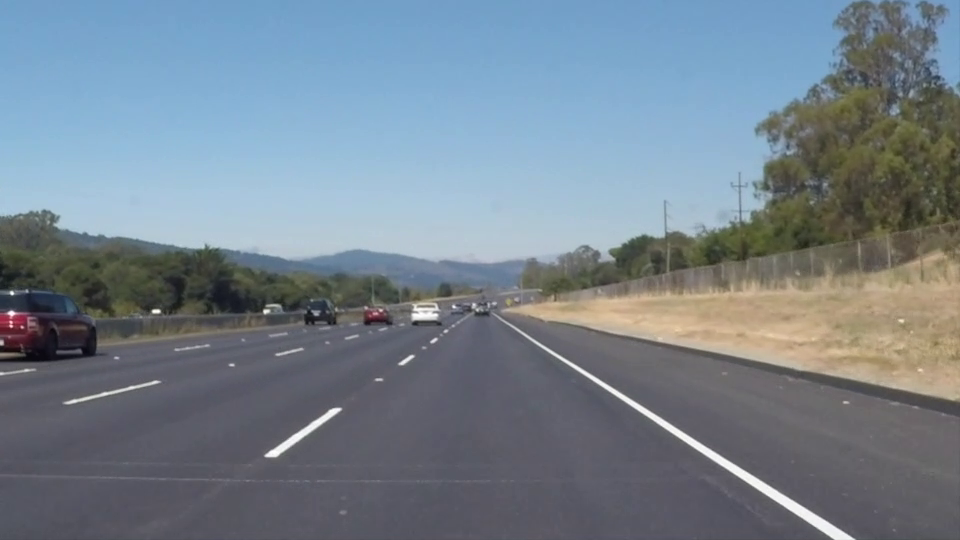
#> input picture frame 22 of project/lane_detection/solidWhiteRight.mp4, 960 x 540 px, given in place of the camera
$ python ssim_add_grayscaled_ROI_sink_pixelnumbers.py   (older library calls are emulated)
#> lines starting #> are read from the running program, lines starting #| are printed output that depends on the picture; after the words box and inside, x2 and y2 are one past the last pixel; in counts of white or black regions, pixels touching at a corner belong together; long printed decimals are rounded

# import the necessary packages
from skimage.measure import compare_ssim
import argparse
import imutils
import cv2
import numpy as np
import socket
'''

def doCanny(input, lowThresh, highThresh, aperture):
    if input.nChannels != 1:
            return(0)
    out = cv.CreateImage((input.width, input.height), input.depth, 1)
    cv.Canny(input, out, lowThresh, highThresh, aperture)
    return out

def doPyrDown(input):
    assert(input.width !=0 and input.height !=0)
    out = cv.CreateImage((input.width/2, input.height/2), input.depth, input.nChannels)
    cv.PyrDown(input, out)
    return out

'''
def im_trim1(img): #함수로 만든다
    x = 100; y = 100; #자르고 싶은 지점의 x좌표와 y좌표 지정
    w = 200; h = 200; #x로부터 width, y로부터 height를 지정
    img_trim1 = img[y:y+h, x:x+w] #trim한 결과를 img_trim에 담는다
    #cv2.imwrite('org_trim.jpg',img_trim) #org_trim.jpg 라는 이름으로 저장
    return img_trim1 #필요에 따라 결과물을 리턴

def im_trim2(img): #함수로 만든다
    x = 70; y = 185; #자르고 싶은 지점의 x좌표와 y좌표 지정
    w = 200; h = 200; #x로부터 width, y로부터 height를 지정
    img_trim2 = img[y:y+h, x:x+w] #trim한 결과를 img_trim에 담는다
    #cv2.imwrite('org_trim.jpg',img_trim) #org_trim.jpg 라는 이름으로 저장
    return img_trim2 #필요에 따라 결과물을 리턴


def grayscale(img): # 흑백 이미지로 변환
    return cv2.cvtColor(img, cv2.COLOR_RGB2GRAY)


video_caputre_1 = cv2.VideoCapture(0) # 외장형 USB 웹캠1
video_caputre_2 = cv2.VideoCapture(1) # 외장형 USB 웹캠2

while True:
    ret1, frame1 = video_caputre_1.read()
#> frame1 is the input picture: shape (540, 960, 3); mean B, G, R 141.9, 130.7, 117.7
    ret2, frame2 = video_caputre_2.read()


   # [10 lines of commented-out code are left out]


    if(ret1 and ret2):

        (h, w) = frame1.shape[:2]
#> h = 540; w = 960
        (h, w) = frame2.shape[:2]

        center = (w/3 , h/1.5)
#> center = (320, 360)

        angle90 = 90
        angle180 = 180
        angle270 = 270
        scale = 1.0
        M = cv2.getRotationMatrix2D(center, angle90, scale)
        rotated901 = cv2.warpAffine(frame1, M, (h, w))
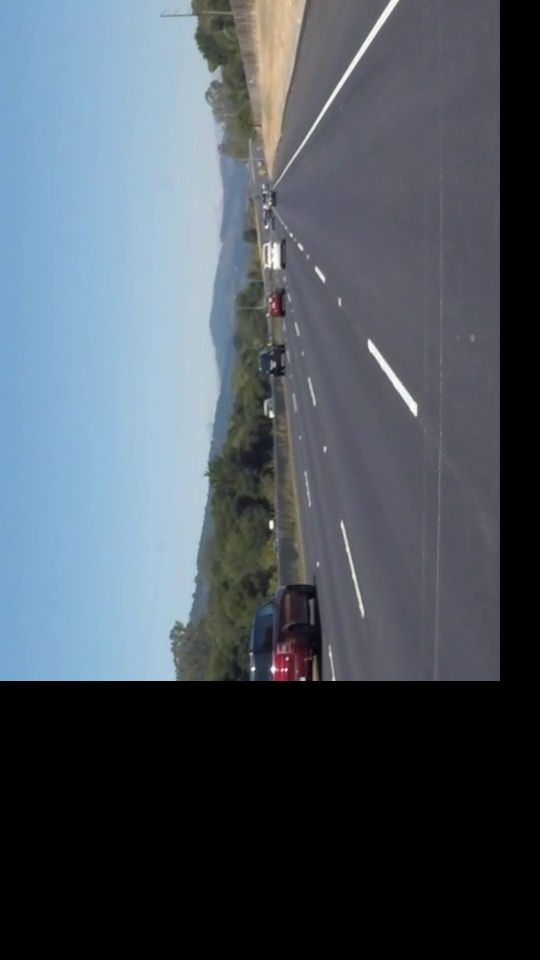
#> rotated901: shape (960, 540, 3); mean B, G, R 96.4, 86.6, 76.9
        M = cv2.getRotationMatrix2D(center, angle90, scale)
        rotated902 = cv2.warpAffine(frame2, M, (h, w))

        grayA = cv2.cvtColor(rotated901, cv2.COLOR_BGR2GRAY)
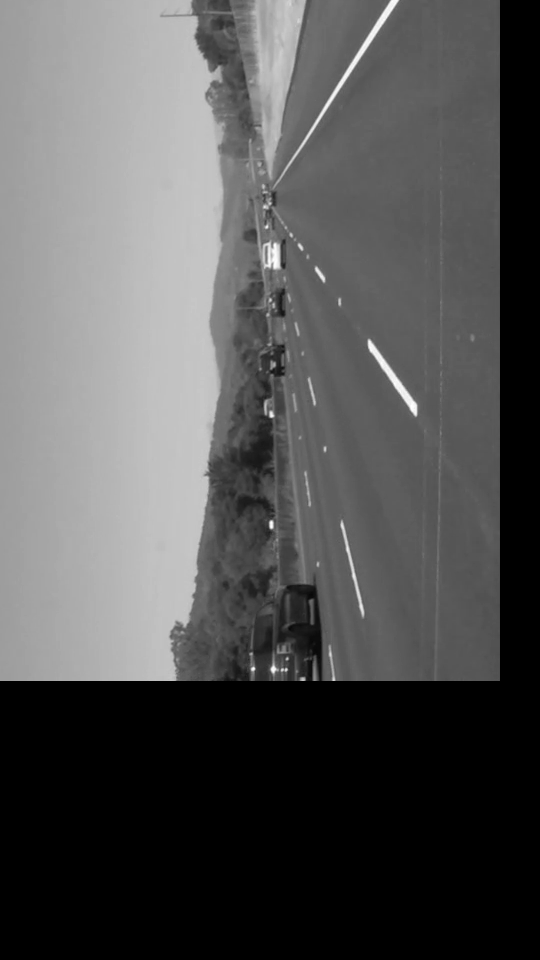
#> grayA: shape (960, 540); min 0, max 255, mean 84.8
        grayB = cv2.cvtColor(rotated902, cv2.COLOR_BGR2GRAY)


        asd= im_trim1(grayA)#trim_image 변수에 결과물을 넣는다
#> in im_trim1, `img_trim1 = img[y:y+h, x:x+w]`:
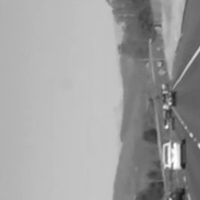
#> img_trim1: shape (200, 200); min 22, max 255, mean 159.8
        qwe= im_trim2(grayB)
#> in im_trim2, `img_trim2 = img[y:y+h, x:x+w]`:
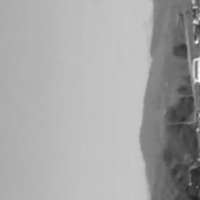
#> img_trim2: shape (200, 200); min 33, max 251, mean 165.7

        cv2.imshow("CAM1", asd)
        cv2.imshow("CAM2", qwe)

        (score, diff) = compare_ssim(asd, qwe, full=True)
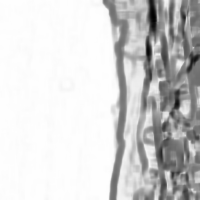
#> diff: shape (200, 200) float64; min -0.736, max 1, mean 0.699; drawn with min black and max white
#> score = 0.703
        diff = (diff * 255).astype("uint8")
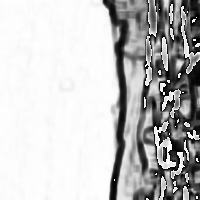
#> diff: shape (200, 200); min 0, max 255, mean 193.4

        thresh = cv2.threshold(diff, 0, 255, cv2.THRESH_BINARY_INV | cv2.THRESH_OTSU)[1]
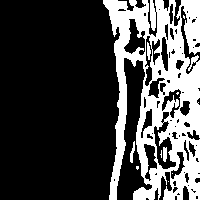
#> thresh: shape (200, 200); 27.2% white; 10 white regions (6 under 20 px)
        cnts = cv2.findContours(thresh.copy(), cv2.RETR_EXTERNAL, cv2.CHAIN_APPROX_SIMPLE)
#> cnts = 5 contours, 3 with area under 20; largest, box (x1, y1, x2, y2) and area: (103, 0, 200, 200) 12942, (130, 141, 135, 163) 34
        cnts = cnts[0] if imutils.is_cv2() else cnts[1]

        cv2.imshow("Thresh", thresh)


#        pimg3 = doCanny(thresh, 10, 100, 3)
#        pimg2 = doPyrDown(pimag2)
#        cv2.imshow("Example 2", pimg2)

        print("SSIM: {}".format(score))
#| SSIM: 0.7032
        nzCount = cv2.countNonZero(thresh)
#> nzCount = 10870
        print("numbers {}".format(nzCount))
#| numbers 10870

        key = cv2.waitKey(1)
#> (key q is pressed here)


    if cv2.waitKey(1) & 0xFF == ord('q'):
#> (key q is pressed here)
        break
    # 사용자가 키보드 q 누르면 OpenCV 종료

video_caputre_1.release()
video_caputre_2.release()

cv2.destroyAllWindows() # 리소스 반환

cv2.waitKey(0)

$ run again, starting later in the video
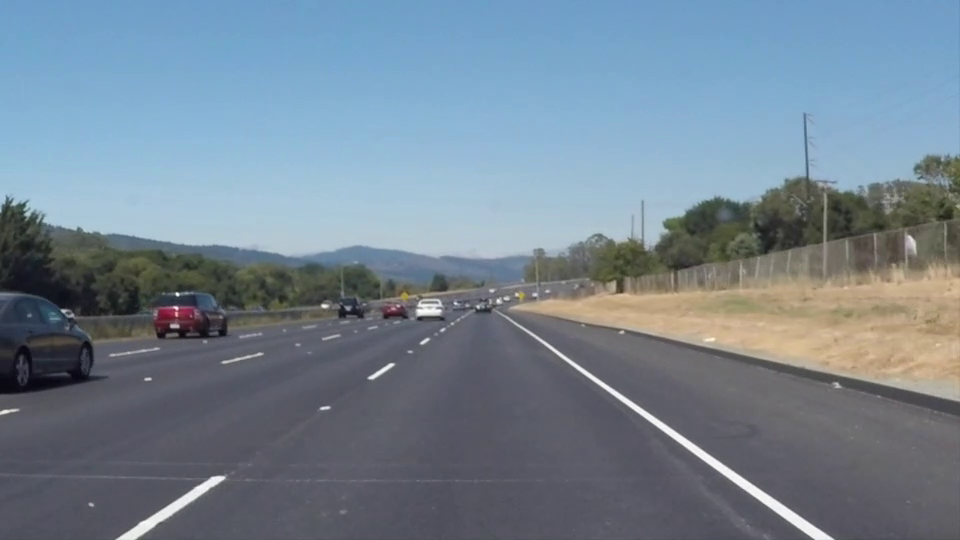
#> input picture frame 99 of project/lane_detection/solidWhiteRight.mp4, 960 x 540 px, given in place of the camera
#> frame1 is the input picture: shape (540, 960, 3); mean B, G, R 146, 132.3, 116.7
#> `(score, diff) = compare_ssim(asd, qwe, full=True)`:
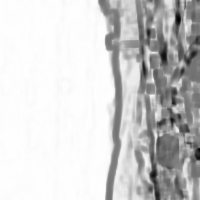
#> diff: shape (200, 200) float64; min -0.754, max 1, mean 0.676; drawn with min black and max white
#> score = 0.68
#> `thresh = cv2.threshold(diff, 0, 255, cv2.THRESH_BINARY_INV | cv2.THRES..`:
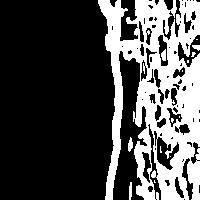
#> thresh: shape (200, 200); 29.2% white; 14 white regions (9 under 20 px)
#> cnts = 8 contours, 4 with area under 20; largest, box (x1, y1, x2, y2) and area: (98, 0, 200, 200) 12804, (128, 137, 133, 152) 36, (129, 182, 132, 200) 28, (192, 45, 200, 51) 22
#| SSIM: 0.6798
#> nzCount = 11668
#| numbers 11668

$ run again, starting later in the video
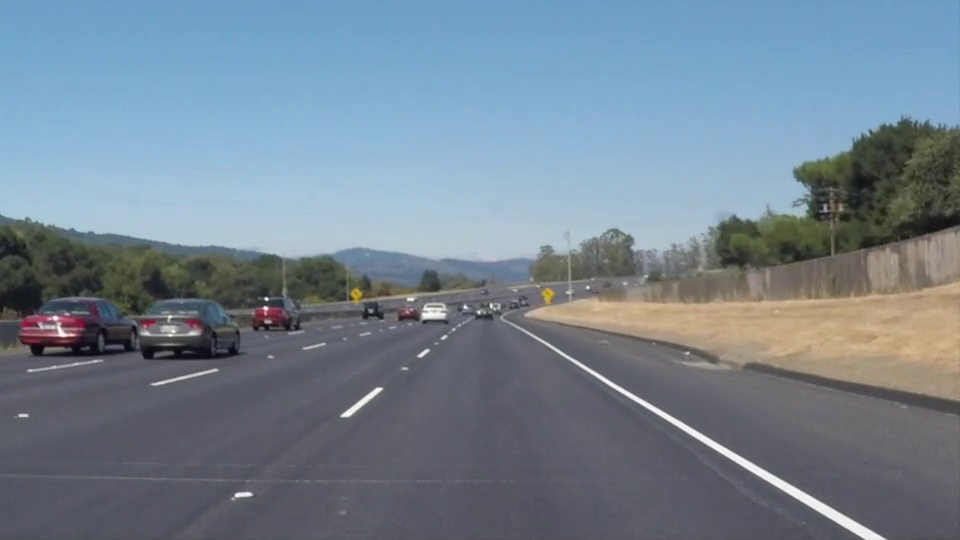
#> input picture frame 176 of project/lane_detection/solidWhiteRight.mp4, 960 x 540 px, given in place of the camera
#> frame1 is the input picture: shape (540, 960, 3); mean B, G, R 145.2, 131.6, 116.5
#> `(score, diff) = compare_ssim(asd, qwe, full=True)`:
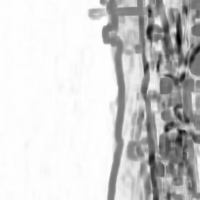
#> diff: shape (200, 200) float64; min -0.795, max 1, mean 0.675; drawn with min black and max white
#> score = 0.676
#> `thresh = cv2.threshold(diff, 0, 255, cv2.THRESH_BINARY_INV | cv2.THRES..`:
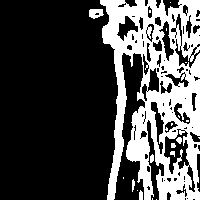
#> thresh: shape (200, 200); 28.6% white; 20 white regions (12 under 20 px)
#> cnts = 12 contours, 9 with area under 20; largest, box (x1, y1, x2, y2) and area: (100, 0, 200, 200) 13584, (89, 9, 104, 19) 98, (139, 190, 143, 200) 24
#| SSIM: 0.6758
#> nzCount = 11428
#| numbers 11428
